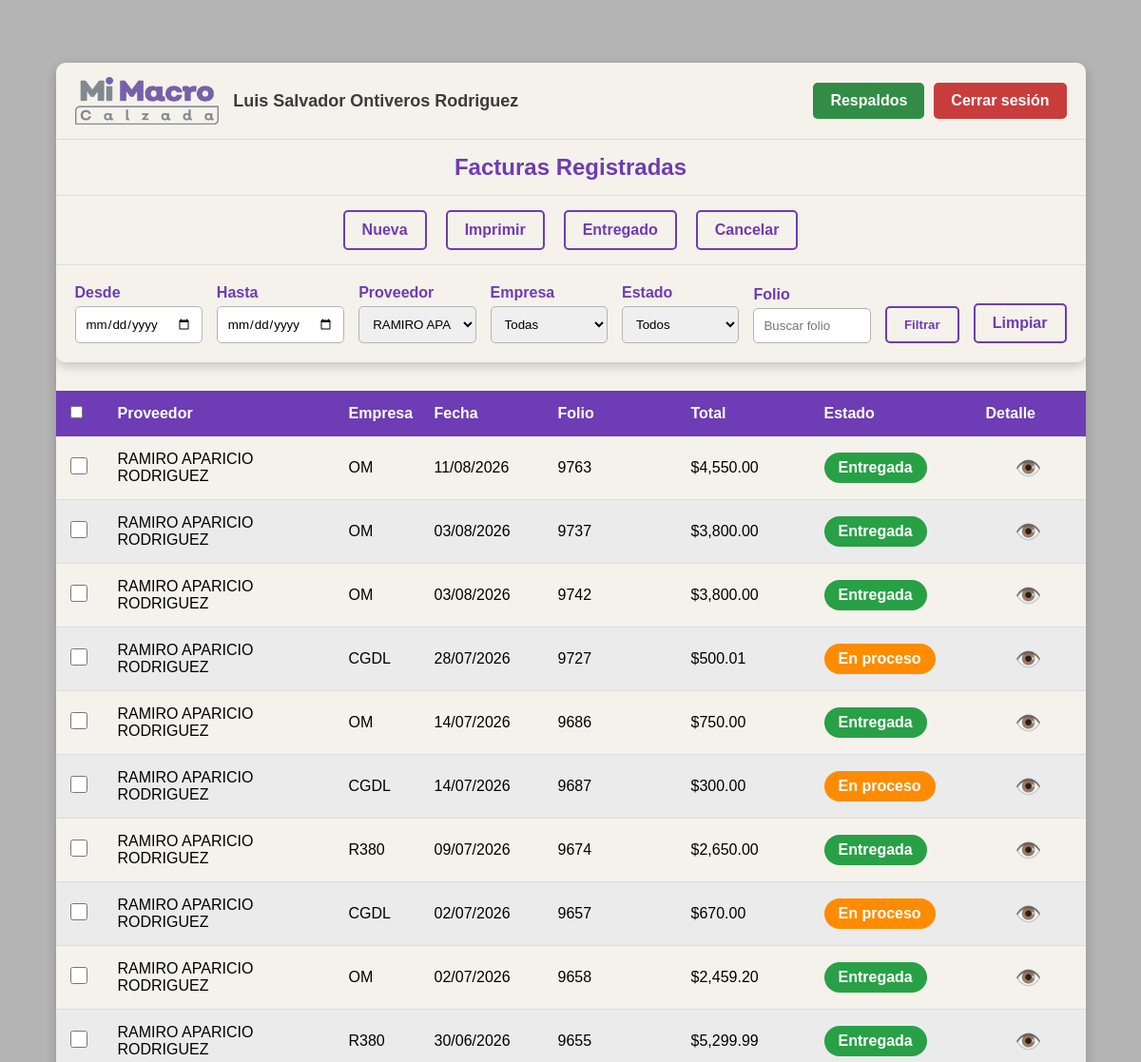
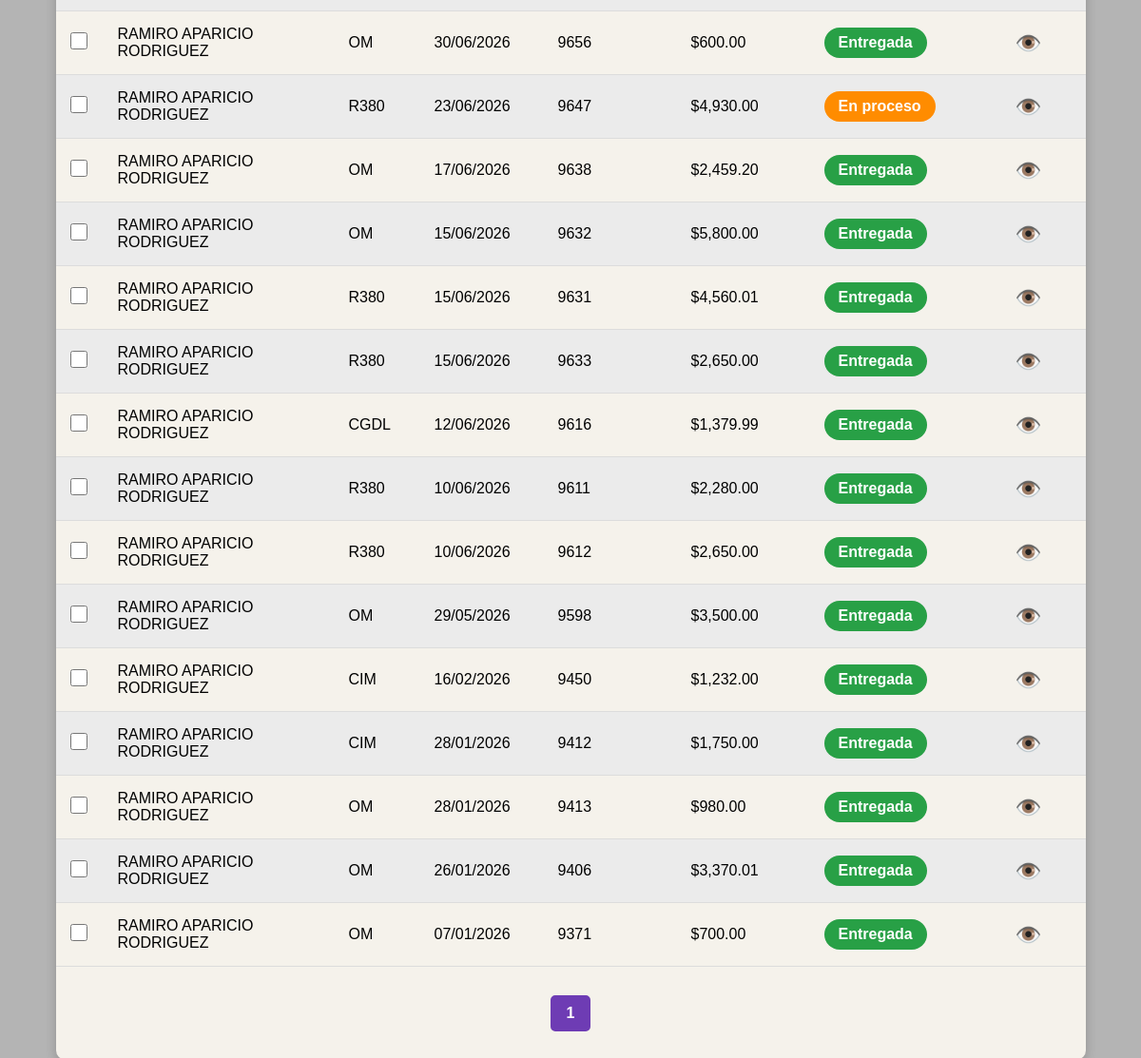
Screenshot of /facturas.php?id_provedor=6 (signed in) with the database file from the repository (2 pictures, top to bottom).
### tables this page shows
CREATE TABLE `factura` (
  `id` int(11) NOT NULL,
  `id_empresa` int(11) NOT NULL,
  `id_provedor` int(11) NOT NULL,
  `folio` varchar(20) NOT NULL,
  `fecha` date NOT NULL,
  `total` decimal(10,2) NOT NULL,
  `estado` int(11) NOT NULL DEFAULT 0,
  `fecha_registro` date NOT NULL,
  `fecha_entregado` date DEFAULT NULL
);

CREATE TABLE `provedores` (
  `id` int(11) NOT NULL,
  `nombre` varchar(255) NOT NULL,
  `irs` int(11) NOT NULL DEFAULT 0,
  `eliminado` int(1) NOT NULL DEFAULT 0
);

### facturas.php (the view, shortened to what this page needs)
<?php
$con = conecta();
$fecha_inicio = isset($_GET['fecha_inicio']) ? $_GET['fecha_inicio'] : '';
$fecha_fin    = isset($_GET['fecha_fin'])    ? $_GET['fecha_fin']    : '';
$id_provedor  = isset($_GET['id_provedor'])  ? intval($_GET['id_provedor'])  : 0;
$id_empresa   = isset($_GET['id_empresa'])   ? intval($_GET['id_empresa'])   : 0;
$folio        = isset($_GET['folio'])        ? trim($_GET['folio'])        : '';
$estado       = isset($_GET['estado'])       ? $_GET['estado']             : '';
$where = "WHERE 1=1";
if($id_provedor > 0){
    $where .= " AND f.id_provedor = $id_provedor";
}
$registros_por_pagina = 30;
$pagina = isset($_GET['pagina']) ? intval($_GET['pagina']) : 1;
$inicio = ($pagina - 1) * $registros_por_pagina;
$sqlTotal = "SELECT COUNT(*) AS total
             FROM factura f
             INNER JOIN provedores p ON f.id_provedor = p.id
             INNER JOIN empresa e ON f.id_empresa = e.id
             $where";
$resTotal = $con->query($sqlTotal);
$filaTotal = $resTotal->fetch_assoc();
$total_registros = $filaTotal['total'];
$total_paginas = ceil($total_registros / $registros_por_pagina);
$sql = "SELECT
            f.id,
            f.id_empresa,
            p.nombre AS proveedor,
            e.nombre AS empresa,
            f.fecha,
            f.folio,
            f.total,
            f.estado
        FROM factura f
        INNER JOIN provedores p ON f.id_provedor = p.id
        INNER JOIN empresa e ON f.id_empresa = e.id
        $where
        ORDER BY f.fecha DESC
        LIMIT $inicio, $registros_por_pagina";
$resultado = $con->query($sql);
?>
<!DOCTYPE html>
<html lang="es">
<head>
    <link rel="stylesheet" href="css/facturas.css">
    <link rel="stylesheet" href="css/menu.css">
</head>
<body>
<div class="contenedor">
    <?php include("menu.php"); ?>
    <div class="encabezado">
        <div>
            <input
                type="checkbox"
                id="chkTodas"
                title="Seleccionar todas las facturas de esta página">
        </div>
        <div>Proveedor</div>
        <div>Empresa</div>
        <div>Fecha</div>
        <div>Folio</div>
        <div>Total</div>
        <div>Estado</div>
        <div>Detalle</div>
    </div>
    <?php while($fila = $resultado->fetch_assoc()){ ?>
        <?php
        $clase = "";
        $texto = "";
        switch($fila['estado']){
            case 1:
                $clase = "proceso";
                $texto = "En proceso";
                break;
            case 2:
                $clase = "entregada";
                $texto = "Entregada";
                break;
        }
        switch($fila['id_empresa']){
            case 1:
                $empresa = "OM";
                break;
            case 2:
                $empresa = "R380";
                break;
            case 3:
                $empresa = "CIM";
                break;
            case 5:
                $empresa = "CGDL";
                break;
        }
        ?>
        <div class="fila">
            <div>
                <input type="checkbox" class="chkFactura" value="<?= $fila['id'] ?>">
            </div>
            <div>
                <?= htmlspecialchars($fila['proveedor']) ?>
            </div>
            <div>
                <?= $empresa ?>
            </div>
            <div>
                <?= date('d/m/Y', strtotime($fila['fecha'])) ?>
            </div>
            <div>
                <?= htmlspecialchars($fila['folio']) ?>
            </div>
            <div>
                $<?= number_format($fila['total'], 2) ?>
            </div>
            <div>
                <span class="estado <?= $clase ?>">
                    <?= $texto ?>
                </span>
            </div>
            <div class="accion">
                <a href="factura_detalle.php?id=<?= $fila['id'] ?>">👁️</a>
            </div>
        </div>
    <?php } ?>
    <div class="paginacion">
        <?php for($i = 1; $i <= $total_paginas; $i++){ ?>
            <a
    href="?pagina=<?= $i ?>&fecha_inicio=<?= urlencode($fecha_inicio) ?>&fecha_fin=<?= urlencode($fecha_fin) ?>&id_provedor=<?= $id_provedor ?>&id_empresa=<?= $id_empresa ?>&folio=<?= urlencode($folio) ?>&estado=<?= urlencode($estado) ?>"
                class="<?= ($i == $pagina) ? 'actual' : '' ?>">
                <?= $i ?>
            </a>
        <?php } ?>
    </div>
</div>
</body>
</html>

### css/facturas.css (style rules this page uses)
* { margin: 0; padding: 0; box-sizing: border-box; font-family: Arial, Helvetica, sans-serif; }
body { background-color: rgb(180, 180, 180); min-height: 100vh; padding: 30px; margin: 3% 0; }
.contenedor { width: 95%; margin: auto; background-color: rgb(245, 242, 235); border-radius: 10px; overflow: hidden; box-shadow: 0px 4px 12px rgba(0, 0, 0, .2); }
.encabezado, .fila { display: grid; grid-template-columns: 50px 2fr 90px 130px 140px 140px 170px 90px; align-items: center; }
.encabezado { background-color: rgb(110, 60, 180); color: white; font-weight: bold; padding: 15px; }
.fila { padding: 15px; border-bottom: 1px solid rgb(220, 220, 220); }
.fila:nth-child(even) { background-color: rgb(235, 235, 235); }
.estado { display: inline-block; padding: 7px 15px; border-radius: 20px; color: white; font-weight: bold; text-align: center; }
.proceso { background-color: rgb(255, 140, 0); }
.entregada { background-color: rgb(40, 160, 70); }
.accion { text-align: center; }
.accion a { text-decoration: none; font-size: 1.4rem; transition: .2s; }
.chkFactura { width: 18px; height: 18px; cursor: pointer; }
.paginacion { padding: 30px; display: flex; justify-content: center; gap: 10px; flex-wrap: wrap; }
.paginacion a { text-decoration: none; color: rgb(110, 60, 180); border: 2px solid rgb(110, 60, 180); padding: 8px 15px; border-radius: 5px; font-weight: bold; transition: .2s; }
.paginacion .actual { background-color: rgb(110, 60, 180); color: white; border: 2px solid rgb(110, 60, 180); padding: 8px 15px; border-radius: 5px; font-weight: bold; }

### rows the page displays
factura: id_provedor.nombre "RAMIRO APARICIO RODRIGUEZ", id_empresa "OM", fecha "11/08/2026", folio "9763", total "4,550.00", estado "Entregada"
factura: id_provedor.nombre "RAMIRO APARICIO RODRIGUEZ", id_empresa "OM", fecha "03/08/2026", folio "9737", total "3,800.00", estado "Entregada"
factura: id_provedor.nombre "RAMIRO APARICIO RODRIGUEZ", id_empresa "OM", fecha "03/08/2026", folio "9742", total "3,800.00", estado "Entregada"
factura: id_provedor.nombre "RAMIRO APARICIO RODRIGUEZ", id_empresa "CGDL", fecha "28/07/2026", folio "9727", total "500.01", estado "En proceso"
factura: id_provedor.nombre "RAMIRO APARICIO RODRIGUEZ", id_empresa "OM", fecha "14/07/2026", folio "9686", total "750.00", estado "Entregada"
factura: id_provedor.nombre "RAMIRO APARICIO RODRIGUEZ", id_empresa "CGDL", fecha "14/07/2026", folio "9687", total "300.00", estado "En proceso"
factura: id_provedor.nombre "RAMIRO APARICIO RODRIGUEZ", id_empresa "R380", fecha "09/07/2026", folio "9674", total "2,650.00", estado "Entregada"
factura: id_provedor.nombre "RAMIRO APARICIO RODRIGUEZ", id_empresa "CGDL", fecha "02/07/2026", folio "9657", total "670.00", estado "En proceso"
factura: id_provedor.nombre "RAMIRO APARICIO RODRIGUEZ", id_empresa "OM", fecha "02/07/2026", folio "9658", total "2,459.20", estado "Entregada"
factura: id_provedor.nombre "RAMIRO APARICIO RODRIGUEZ", id_empresa "R380", fecha "30/06/2026", folio "9655", total "5,299.99", estado "Entregada"
factura: id_provedor.nombre "RAMIRO APARICIO RODRIGUEZ", id_empresa "OM", fecha "30/06/2026", folio "9656", total "600.00", estado "Entregada"
factura: id_provedor.nombre "RAMIRO APARICIO RODRIGUEZ", id_empresa "R380", fecha "23/06/2026", folio "9647", total "4,930.00", estado "En proceso"
factura: id_provedor.nombre "RAMIRO APARICIO RODRIGUEZ", id_empresa "OM", fecha "17/06/2026", folio "9638", total "2,459.20", estado "Entregada"
factura: id_provedor.nombre "RAMIRO APARICIO RODRIGUEZ", id_empresa "OM", fecha "15/06/2026", folio "9632", total "5,800.00", estado "Entregada"
factura: id_provedor.nombre "RAMIRO APARICIO RODRIGUEZ", id_empresa "R380", fecha "15/06/2026", folio "9631", total "4,560.01", estado "Entregada"
factura: id_provedor.nombre "RAMIRO APARICIO RODRIGUEZ", id_empresa "R380", fecha "15/06/2026", folio "9633", total "2,650.00", estado "Entregada"
factura: id_provedor.nombre "RAMIRO APARICIO RODRIGUEZ", id_empresa "CGDL", fecha "12/06/2026", folio "9616", total "1,379.99", estado "Entregada"
factura: id_provedor.nombre "RAMIRO APARICIO RODRIGUEZ", id_empresa "R380", fecha "10/06/2026", folio "9611", total "2,280.00", estado "Entregada"
factura: id_provedor.nombre "RAMIRO APARICIO RODRIGUEZ", id_empresa "R380", fecha "10/06/2026", folio "9612", total "2,650.00", estado "Entregada"
factura: id_provedor.nombre "RAMIRO APARICIO RODRIGUEZ", id_empresa "OM", fecha "29/05/2026", folio "9598", total "3,500.00", estado "Entregada"
factura: id_provedor.nombre "RAMIRO APARICIO RODRIGUEZ", id_empresa "CIM", fecha "16/02/2026", folio "9450", total "1,232.00", estado "Entregada"
factura: id_provedor.nombre "RAMIRO APARICIO RODRIGUEZ", id_empresa "CIM", fecha "28/01/2026", folio "9412", total "1,750.00", estado "Entregada"
factura: id_provedor.nombre "RAMIRO APARICIO RODRIGUEZ", id_empresa "OM", fecha "28/01/2026", folio "9413", total "980.00", estado "Entregada"
factura: id_provedor.nombre "RAMIRO APARICIO RODRIGUEZ", id_empresa "OM", fecha "26/01/2026", folio "9406", total "3,370.01", estado "Entregada"
factura: id_provedor.nombre "RAMIRO APARICIO RODRIGUEZ", id_empresa "OM", fecha "07/01/2026", folio "9371", total "700.00", estado "Entregada"

### other values shown
$nombre "Luis Salvador Ontiveros Rodriguez"
form field id_provedor "RAMIRO APARICIO RODRIGUEZ"
